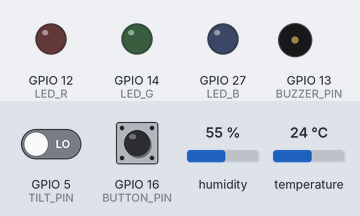
This sketch was run on a simulated ESP32. On the bench: output pins drawn as LEDs (lit = HIGH), buzzer (waves = sounding, pin HIGH). Inputs (shaded band) come from the test bench; at power-on: GPIO 5 (TILT_PIN) LOW, GPIO 16 (BUTTON_PIN) HIGH, humidity 55 %, temperature 24 °C. WiFi joins after 1.5 s; servers stay silent unless stated; the Firebase database answers and starts empty; what the sketch prints to the serial monitor is not drawn.

Above: at 0.1 s.
At 4.9 s:
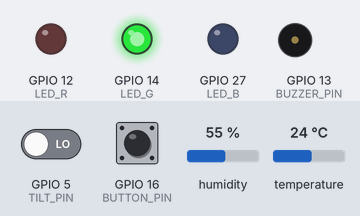
5.0 s: GPIO 5 (TILT_PIN) driven HIGH
At 5.9 s:
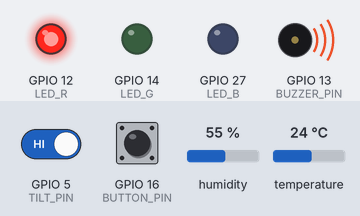
Timing chart, 0 to 8.0 s (numbered marks = the images above; inputs shaded):
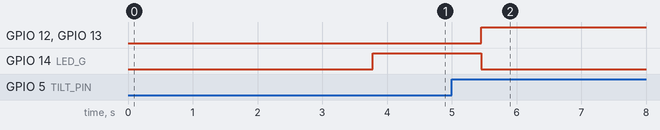

The sketch:

codigo_temperatura.ino
```cpp
#include <WiFi.h>
#include <Firebase_ESP_Client.h>
#include <DHT.h>
#include "soc/soc.h"
#include "soc/rtc_cntl_reg.h"
#include "addons/TokenHelper.h"
#include "addons/RTDBHelper.h"


// CREDENCIALES

#define WIFI_SSID "Redmi"
#define WIFI_PASSWORD "1252725w7dgs"
#define API_KEY "AIzaSyCAU-bvySintlM9gNwTlJN7ttw9S0UdcGg"
#define DATABASE_URL "https://wearable-cloud-9bc89-default-rtdb.firebaseio.com"


// 2. CONFIGURACIÓN DE PINES
#define DHTPIN 4
#define DHTTYPE DHT11
#define TILT_PIN 5
#define BUTTON_PIN 16
#define BUZZER_PIN 13
#define LED_R 12
#define LED_G 14
#define LED_B 27

DHT dht(DHTPIN, DHTTYPE);
FirebaseData fbdo;
FirebaseAuth auth;
FirebaseConfig config;


unsigned long sendDataPrevMillis = 0;
unsigned long checkSettingsPrevMillis = 0;
bool signupOK = false;


// VARIABLES DINÁMICAS

String miNombreActual = "EMP-001"; // Se actualizará desde Firebase
bool estadoAnteriorPanico = false;
bool estadoAnteriorCaida = false;
bool bloqueoCaidaActivo = false;
unsigned long tiempoInicioInclinacion = 0;
bool posibleCaida = false;


const unsigned long TIEMPO_CONFIRMACION_CAIDA = 3000;
const unsigned long TIEMPO_BLOQUEO_CAIDA = 60000;
const unsigned long INTERVALO_HEARTBEAT = 10000;

float limiteTempFirebase = 38.0;
bool simulacroLocal = false;

void setup() {
  WRITE_PERI_REG(RTC_CNTL_BROWN_OUT_REG, 0);
  Serial.begin(115200);

  dht.begin();
  pinMode(TILT_PIN, INPUT);
  pinMode(BUTTON_PIN, INPUT_PULLUP);
  pinMode(BUZZER_PIN, OUTPUT);
  pinMode(LED_R, OUTPUT); pinMode(LED_G, OUTPUT); pinMode(LED_B, OUTPUT);

  WiFi.begin(WIFI_SSID, WIFI_PASSWORD);
  while (WiFi.status() != WL_CONNECTED) { delay(200); Serial.print("."); }
  Serial.println("\nWiFi OK");

  config.api_key = API_KEY;
  config.database_url = DATABASE_URL;
  config.timeout.serverResponse = 5 * 1000;

  if (Firebase.signUp(&config, &auth, "", "")) signupOK = true;
  Firebase.begin(&config, &auth);
  Firebase.reconnectWiFi(true);

  // Carga inicial del nombre asignado en Firebase
  delay(2000);
  if (Firebase.ready()) {
    if (Firebase.RTDB.getString(&fbdo, "trabajadores/EMP-001/nombre")) {
      miNombreActual = fbdo.stringData();
    }
  }
}

void loop() {
  unsigned long currentMillis = millis();

  // LECTURA DE SENSORES
  float t = dht.readTemperature();
  float h = dht.readHumidity(); // Dato de humedad recuperado
  bool inclinacionFisica = digitalRead(TILT_PIN) == HIGH;
  bool panicoPresionado = digitalRead(BUTTON_PIN) == LOW;

  // LÓGICA DE CAÍDA
  bool caidaConfirmada = false;
  if (!bloqueoCaidaActivo) {
    if (inclinacionFisica) {
      if (!posibleCaida) {
        posibleCaida = true;
        tiempoInicioInclinacion = currentMillis;
      } else if (currentMillis - tiempoInicioInclinacion >= TIEMPO_CONFIRMACION_CAIDA) {
        caidaConfirmada = true;
      }
    } else { posibleCaida = false; }
  }

  // DETECCIÓN DE ALERTAS
  bool tempAltaActiva = (!isnan(t) && t > limiteTempFirebase);
  bool hayEmergenciaActual = (caidaConfirmada || panicoPresionado || tempAltaActiva);

  bool triggerEnvio = false;
  if (caidaConfirmada && !estadoAnteriorCaida) triggerEnvio = true;
  if (panicoPresionado && !estadoAnteriorPanico) triggerEnvio = true;

  // ACTUADORES
  if (hayEmergenciaActual || simulacroLocal) {
    digitalWrite(BUZZER_PIN, HIGH);
    digitalWrite(LED_R, HIGH); digitalWrite(LED_G, LOW);
  } else {
    digitalWrite(BUZZER_PIN, LOW);
    digitalWrite(LED_R, LOW); digitalWrite(LED_G, HIGH);
  }

  //  ENVÍO A FIREBASE
  if (Firebase.ready() && signupOK) {
    if (triggerEnvio || (currentMillis - sendDataPrevMillis >= INTERVALO_HEARTBEAT)) {
      sendDataPrevMillis = currentMillis;

      FirebaseJson json;
      json.set("temperatura", String(t, 1));
      json.set("humedad", String(h, 1)); // <--- Humedad enviada
      json.set("alerta_caida", caidaConfirmada);
      json.set("boton_panico", panicoPresionado);
      json.set("estado_conexion", true);
      json.set("bateria", "92%");

      FirebaseJson ts; ts.set(".sv", "timestamp");
      json.set("ultimo_latido", ts);

      Firebase.RTDB.updateNode(&fbdo, "trabajadores/EMP-001", &json);

      if (triggerEnvio) {
        enviarHistorial(t, caidaConfirmada, panicoPresionado, tempAltaActiva);
      }
    }
  }

  // SINCRONIZACIÓN DE AJUSTES
  if (currentMillis - checkSettingsPrevMillis > 5000) {
    checkSettingsPrevMillis = currentMillis;
    if (Firebase.RTDB.getBool(&fbdo, "trabajadores/EMP-001/simulacro")) simulacroLocal = fbdo.boolData();
    if (Firebase.RTDB.getFloat(&fbdo, "configuracion/limite_temp")) limiteTempFirebase = fbdo.floatData();
    // Actualizar nombre dinámico por si cambió en el registro de Android
    if (Firebase.RTDB.getString(&fbdo, "trabajadores/EMP-001/nombre")) miNombreActual = fbdo.stringData();
  }

  estadoAnteriorPanico = panicoPresionado;
  estadoAnteriorCaida = caidaConfirmada;
}

void enviarHistorial(float t, bool c, bool p, bool ta) {
  FirebaseJson hist;
  hist.set("id_trabajador", "EMP-001");
  hist.set("nombre", miNombreActual); // Nombre dinámico
  hist.set("estado", "pendiente");

  String msg = "";
  if (c) msg += "Caída ";
  if (p) msg += "Botón Pánico ";
  if (ta) msg += "Temp Alta ";
  hist.set("tipo_emergencia", msg);

  FirebaseJson ts; ts.set(".sv", "timestamp");
  hist.set("timestamp", ts);

  Firebase.RTDB.pushJSON(&fbdo, "historial_emergencias", &hist);
  Serial.println("¡HISTORIAL ACTUALIZADO ENVIADO!");
}
```
